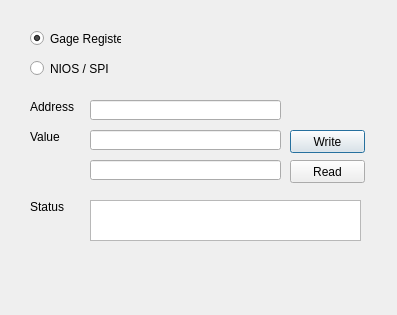
<?xml version="1.0" encoding="UTF-8"?>
<ui version="4.0">
 <class>DebugDialog</class>
 <widget class="QDialog" name="DebugDialog">
  <property name="windowModality">
   <enum>Qt::NonModal</enum>
  </property>
  <property name="geometry">
   <rect>
    <x>0</x>
    <y>0</y>
    <width>397</width>
    <height>315</height>
   </rect>
  </property>
  <property name="windowTitle">
   <string>Debug register</string>
  </property>
  <property name="modal">
   <bool>false</bool>
  </property>
  <widget class="QRadioButton" name="radioButton_GageReg">
   <property name="geometry">
    <rect>
     <x>30</x>
     <y>30</y>
     <width>91</width>
     <height>17</height>
    </rect>
   </property>
   <property name="text">
    <string>Gage Register</string>
   </property>
   <property name="checked">
    <bool>true</bool>
   </property>
  </widget>
  <widget class="QRadioButton" name="radioButton_NiosSpi">
   <property name="geometry">
    <rect>
     <x>30</x>
     <y>60</y>
     <width>82</width>
     <height>17</height>
    </rect>
   </property>
   <property name="text">
    <string>NIOS / SPI</string>
   </property>
  </widget>
  <widget class="QLineEdit" name="lineEdit_Address">
   <property name="geometry">
    <rect>
     <x>90</x>
     <y>100</y>
     <width>191</width>
     <height>20</height>
    </rect>
   </property>
  </widget>
  <widget class="QLineEdit" name="lineEdit_ValWrite">
   <property name="geometry">
    <rect>
     <x>90</x>
     <y>130</y>
     <width>191</width>
     <height>20</height>
    </rect>
   </property>
  </widget>
  <widget class="QLineEdit" name="lineEdit_ValRead">
   <property name="geometry">
    <rect>
     <x>90</x>
     <y>160</y>
     <width>191</width>
     <height>20</height>
    </rect>
   </property>
   <property name="readOnly">
    <bool>true</bool>
   </property>
  </widget>
  <widget class="QLabel" name="label_Address">
   <property name="geometry">
    <rect>
     <x>30</x>
     <y>100</y>
     <width>46</width>
     <height>13</height>
    </rect>
   </property>
   <property name="text">
    <string>Address</string>
   </property>
  </widget>
  <widget class="QLabel" name="label_Value">
   <property name="geometry">
    <rect>
     <x>30</x>
     <y>130</y>
     <width>46</width>
     <height>13</height>
    </rect>
   </property>
   <property name="text">
    <string>Value</string>
   </property>
  </widget>
  <widget class="QLabel" name="label_Status">
   <property name="geometry">
    <rect>
     <x>30</x>
     <y>200</y>
     <width>46</width>
     <height>13</height>
    </rect>
   </property>
   <property name="text">
    <string>Status</string>
   </property>
  </widget>
  <widget class="QPushButton" name="pushButton_Write">
   <property name="geometry">
    <rect>
     <x>290</x>
     <y>130</y>
     <width>75</width>
     <height>23</height>
    </rect>
   </property>
   <property name="text">
    <string>Write</string>
   </property>
  </widget>
  <widget class="QPushButton" name="pushButton_Read">
   <property name="geometry">
    <rect>
     <x>290</x>
     <y>160</y>
     <width>75</width>
     <height>23</height>
    </rect>
   </property>
   <property name="text">
    <string>Read</string>
   </property>
  </widget>
  <widget class="QTextEdit" name="textEdit_Status">
   <property name="geometry">
    <rect>
     <x>90</x>
     <y>200</y>
     <width>271</width>
     <height>41</height>
    </rect>
   </property>
   <property name="readOnly">
    <bool>true</bool>
   </property>
  </widget>
 </widget>
 <resources/>
 <connections>
  <connection>
   <sender>radioButton_GageReg</sender>
   <signal>toggled(bool)</signal>
   <receiver>DebugDialog</receiver>
   <slot>s_ChangeMode(bool)</slot>
   <hints>
    <hint type="sourcelabel">
     <x>-1</x>
     <y>-1</y>
    </hint>
    <hint type="destinationlabel">
     <x>799</x>
     <y>399</y>
    </hint>
   </hints>
  </connection>
  <connection>
   <sender>pushButton_Write</sender>
   <signal>clicked()</signal>
   <receiver>DebugDialog</receiver>
   <slot>s_WriteReg()</slot>
   <hints>
    <hint type="sourcelabel">
     <x>-1</x>
     <y>-1</y>
    </hint>
    <hint type="destinationlabel">
     <x>799</x>
     <y>399</y>
    </hint>
   </hints>
  </connection>
  <connection>
   <sender>pushButton_Read</sender>
   <signal>clicked()</signal>
   <receiver>DebugDialog</receiver>
   <slot>s_ReadReg()</slot>
   <hints>
    <hint type="sourcelabel">
     <x>-1</x>
     <y>-1</y>
    </hint>
    <hint type="destinationlabel">
     <x>799</x>
     <y>399</y>
    </hint>
   </hints>
  </connection>
 </connections>
 <slots>
  <slot>s_ChangeMode(bool)</slot>
  <slot>s_WriteReg()</slot>
  <slot>s_ReadReg()</slot>
 </slots>
</ui>
